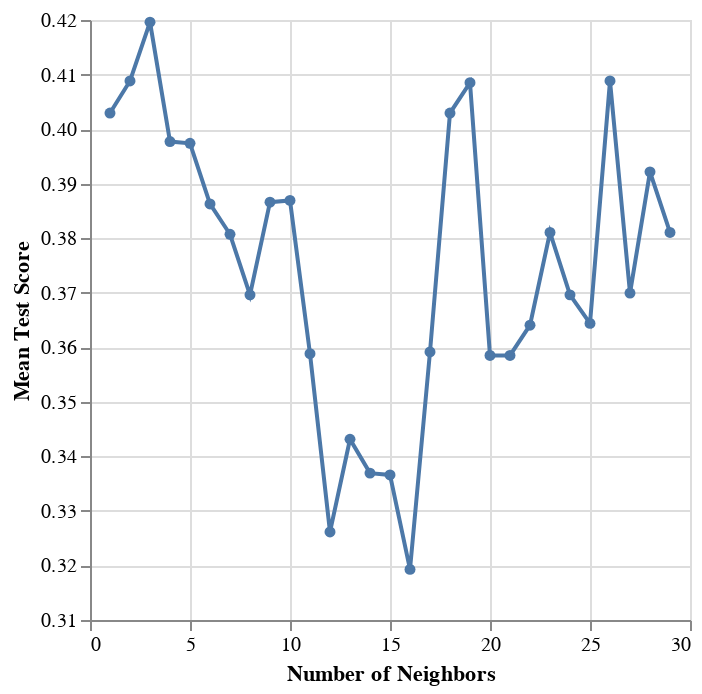

Write notebook code for a chart like this one.
### Code cell
cross_val_plot = alt.Chart(accuracies_grid).mark_line(point=True).encode(
    x=alt.X("param_kneighborsclassifier__n_neighbors").title("Number of Neighbors").scale(zero=False),
    y=alt.Y("mean_test_score").title("Mean Test Score").scale(zero=False))

cross_val_plot

### Figure 1 — Vega-Lite specification as saved in the notebook (floating-point values rounded to 4 significant figures)
{"config": {"view": {"continuousWidth": 300, "continuousHeight": 300}}, "data": {"name": "data-7e8e0b3f9b64d7ec4a8b42329e19dbae"}, "mark": {"type": "line", "point": true}, "encoding": {"x": {"field": "param_kneighborsclassifier__n_neighbors", "scale": {"zero": false}, "title": "Number of Neighbors", "type": "quantitative"}, "y": {"field": "mean_test_score", "scale": {"zero": false}, "title": "Mean Test Score", "type": "quantitative"}}, "$schema": "https://vega.github.io/schema/vega-lite/v5.20.1.json", "datasets": {"data-7e8e0b3f9b64d7ec4a8b42329e19dbae": [{"mean_fit_time": 0.003436, "std_fit_time": 0.0002107, "mean_score_time": 0.003364, "std_score_time": 0.0001195, "param_kneighborsclassifier__n_neighbors": 1, "params": {"kneighborsclassifier__n_neighbors": 1}, "split0_test_score": 0.5, "split1_test_score": 0.5, "split2_test_score": 0.5556, "split3_test_score": 0.4444, "split4_test_score": 0.4444, "split5_test_score": 0.4444, "split6_test_score": 0.2778, "split7_test_score": 0.3333, "split8_test_score": 0.2941, "split9_test_score": 0.2353, "mean_test_score": 0.4029, "std_test_score": 0.1038, "rank_test_score": 5, "split0_train_score": 0.475, "split1_train_score": 0.4938, "split2_train_score": 0.475, "split3_train_score": 0.4375, "split4_train_score": 0.4375, "split5_train_score": 0.4562, "split6_train_score": 0.4688, "split7_train_score": 0.45, "split8_train_score": 0.4783, "split9_train_score": 0.4472, "mean_train_score": 0.4619, "std_train_score": 0.01803}, {"mean_fit_time": 0.003341, "std_fit_time": 8.673e-05, "mean_score_time": 0.003331, "std_score_time": 0.000111, "param_kneighborsclassifier__n_neighbors": 2, "params": {"kneighborsclassifier__n_neighbors": 2}, "split0_test_score": 0.3889, "split1_test_score": 0.6111, "split2_test_score": 0.5, "split3_test_score": 0.4444, "split4_test_score": 0.6111, "split5_test_score": 0.3333, "split6_test_score": 0.3889, "split7_test_score": 0.2222, "split8_test_score": 0.2941, "split9_test_score": 0.2941, "mean_test_score": 0.4088, "std_test_score": 0.1261, "rank_test_score": 2, "split0_train_score": 0.4562, "split1_train_score": 0.4562, "split2_train_score": 0.4562, "split3_train_score": 0.4813, "split4_train_score": 0.5188, "split5_train_score": 0.525, "split6_train_score": 0.5125, "split7_train_score": 0.5437, "split8_train_score": 0.5528, "split9_train_score": 0.5217, "mean_train_score": 0.5025, "std_train_score": 0.03513}, {"mean_fit_time": 0.003516, "std_fit_time": 0.0003775, "mean_score_time": 0.003887, "std_score_time": 0.001497, "param_kneighborsclassifier__n_neighbors": 3, "params": {"kneighborsclassifier__n_neighbors": 3}, "split0_test_score": 0.3889, "split1_test_score": 0.6111, "split2_test_score": 0.6111, "split3_test_score": 0.4444, "split4_test_score": 0.5, "split5_test_score": 0.5, "split6_test_score": 0.3333, "split7_test_score": 0.2778, "split8_test_score": 0.2353, "split9_test_score": 0.2941, "mean_test_score": 0.4196, "std_test_score": 0.1285, "rank_test_score": 1, "split0_train_score": 0.4562, "split1_train_score": 0.4813, "split2_train_score": 0.5125, "split3_train_score": 0.5125, "split4_train_score": 0.5062, "split5_train_score": 0.525, "split6_train_score": 0.525, "split7_train_score": 0.5188, "split8_train_score": 0.5466, "split9_train_score": 0.5217, "mean_train_score": 0.5106, "std_train_score": 0.02396}, {"mean_fit_time": 0.003246, "std_fit_time": 2.276e-05, "mean_score_time": 0.003198, "std_score_time": 3.261e-05, "param_kneighborsclassifier__n_neighbors": 4, "params": {"kneighborsclassifier__n_neighbors": 4}, "split0_test_score": 0.3889, "split1_test_score": 0.5556, "split2_test_score": 0.4444, "split3_test_score": 0.4444, "split4_test_score": 0.5, "split5_test_score": 0.4444, "split6_test_score": 0.3889, "split7_test_score": 0.2222, "split8_test_score": 0.2941, "split9_test_score": 0.2941, "mean_test_score": 0.3977, "std_test_score": 0.09713, "rank_test_score": 7, "split0_train_score": 0.45, "split1_train_score": 0.4375, "split2_train_score": 0.4625, "split3_train_score": 0.4938, "split4_train_score": 0.4875, "split5_train_score": 0.5062, "split6_train_score": 0.5, "split7_train_score": 0.525, "split8_train_score": 0.5155, "split9_train_score": 0.5217, "mean_train_score": 0.49, "std_train_score": 0.02895}, {"mean_fit_time": 0.003277, "std_fit_time": 8.29e-05, "mean_score_time": 0.003183, "std_score_time": 1.772e-05, "param_kneighborsclassifier__n_neighbors": 5, "params": {"kneighborsclassifier__n_neighbors": 5}, "split0_test_score": 0.5, "split1_test_score": 0.4444, "split2_test_score": 0.4444, "split3_test_score": 0.4444, "split4_test_score": 0.5, "split5_test_score": 0.4444, "split6_test_score": 0.3889, "split7_test_score": 0.2778, "split8_test_score": 0.2941, "split9_test_score": 0.2353, "mean_test_score": 0.3974, "std_test_score": 0.09013, "rank_test_score": 8, "split0_train_score": 0.4938, "split1_train_score": 0.4813, "split2_train_score": 0.4313, "split3_train_score": 0.4813, "split4_train_score": 0.5, "split5_train_score": 0.5062, "split6_train_score": 0.5062, "split7_train_score": 0.525, "split8_train_score": 0.5217, "split9_train_score": 0.528, "mean_train_score": 0.4975, "std_train_score": 0.02713}, {"mean_fit_time": 0.003238, "std_fit_time": 4.201e-05, "mean_score_time": 0.003171, "std_score_time": 2.996e-05, "param_kneighborsclassifier__n_neighbors": 6, "params": {"kneighborsclassifier__n_neighbors": 6}, "split0_test_score": 0.5, "split1_test_score": 0.5, "split2_test_score": 0.4444, "split3_test_score": 0.3889, "split4_test_score": 0.5, "split5_test_score": 0.5, "split6_test_score": 0.3333, "split7_test_score": 0.1667, "split8_test_score": 0.1765, "split9_test_score": 0.3529, "mean_test_score": 0.3863, "std_test_score": 0.123, "rank_test_score": 12, "split0_train_score": 0.4813, "split1_train_score": 0.4625, "split2_train_score": 0.4062, "split3_train_score": 0.4813, "split4_train_score": 0.4813, "split5_train_score": 0.5, "split6_train_score": 0.5, "split7_train_score": 0.4938, "split8_train_score": 0.5342, "split9_train_score": 0.5217, "mean_train_score": 0.4862, "std_train_score": 0.03321}, {"mean_fit_time": 0.003344, "std_fit_time": 0.0003366, "mean_score_time": 0.003216, "std_score_time": 7.737e-05, "param_kneighborsclassifier__n_neighbors": 7, "params": {"kneighborsclassifier__n_neighbors": 7}, "split0_test_score": 0.5, "split1_test_score": 0.5, "split2_test_score": 0.4444, "split3_test_score": 0.3889, "split4_test_score": 0.5, "split5_test_score": 0.3889, "split6_test_score": 0.2778, "split7_test_score": 0.2778, "split8_test_score": 0.2353, "split9_test_score": 0.2941, "mean_test_score": 0.3807, "std_test_score": 0.09835, "rank_test_score": 15, "split0_train_score": 0.4625, "split1_train_score": 0.475, "split2_train_score": 0.4188, "split3_train_score": 0.475, "split4_train_score": 0.5062, "split5_train_score": 0.5, "split6_train_score": 0.5125, "split7_train_score": 0.4688, "split8_train_score": 0.5217, "split9_train_score": 0.5155, "mean_train_score": 0.4856, "std_train_score": 0.03012}, {"mean_fit_time": 0.003225, "std_fit_time": 1.126e-05, "mean_score_time": 0.0033, "std_score_time": 0.0003717, "param_kneighborsclassifier__n_neighbors": 8, "params": {"kneighborsclassifier__n_neighbors": 8}, "split0_test_score": 0.5, "split1_test_score": 0.5556, "split2_test_score": 0.3889, "split3_test_score": 0.3889, "split4_test_score": 0.3333, "split5_test_score": 0.4444, "split6_test_score": 0.2222, "split7_test_score": 0.3333, "split8_test_score": 0.2353, "split9_test_score": 0.2941, "mean_test_score": 0.3696, "std_test_score": 0.103, "rank_test_score": 17, "split0_train_score": 0.4562, "split1_train_score": 0.4688, "split2_train_score": 0.4125, "split3_train_score": 0.425, "split4_train_score": 0.475, "split5_train_score": 0.4688, "split6_train_score": 0.5062, "split7_train_score": 0.5, "split8_train_score": 0.4596, "split9_train_score": 0.5155, "mean_train_score": 0.4688, "std_train_score": 0.03151}, {"mean_fit_time": 0.003212, "std_fit_time": 1.076e-05, "mean_score_time": 0.003169, "std_score_time": 1.819e-05, "param_kneighborsclassifier__n_neighbors": 9, "params": {"kneighborsclassifier__n_neighbors": 9}, "split0_test_score": 0.5, "split1_test_score": 0.4444, "split2_test_score": 0.5556, "split3_test_score": 0.3889, "split4_test_score": 0.4444, "split5_test_score": 0.3889, "split6_test_score": 0.2222, "split7_test_score": 0.3333, "split8_test_score": 0.2353, "split9_test_score": 0.3529, "mean_test_score": 0.3866, "std_test_score": 0.101, "rank_test_score": 11, "split0_train_score": 0.4938, "split1_train_score": 0.4437, "split2_train_score": 0.4625, "split3_train_score": 0.4875, "split4_train_score": 0.4875, "split5_train_score": 0.4813, "split6_train_score": 0.5, "split7_train_score": 0.475, "split8_train_score": 0.4969, "split9_train_score": 0.4907, "mean_train_score": 0.4819, "std_train_score": 0.01647}, {"mean_fit_time": 0.003406, "std_fit_time": 0.0003882, "mean_score_time": 0.003185, "std_score_time": 2.937e-05, "param_kneighborsclassifier__n_neighbors": 10, "params": {"kneighborsclassifier__n_neighbors": 10}, "split0_test_score": 0.5, "split1_test_score": 0.5556, "split2_test_score": 0.3889, "split3_test_score": 0.4444, "split4_test_score": 0.3889, "split5_test_score": 0.3889, "split6_test_score": 0.2778, "split7_test_score": 0.2778, "split8_test_score": 0.2353, "split9_test_score": 0.4118, "mean_test_score": 0.3869, "std_test_score": 0.0959, "rank_test_score": 10, "split0_train_score": 0.4625, "split1_train_score": 0.45, "split2_train_score": 0.4437, "split3_train_score": 0.45, "split4_train_score": 0.475, "split5_train_score": 0.475, "split6_train_score": 0.4875, "split7_train_score": 0.5, "split8_train_score": 0.4845, "split9_train_score": 0.472, "mean_train_score": 0.47, "std_train_score": 0.01736}, {"mean_fit_time": 0.003209, "std_fit_time": 3.029e-05, "mean_score_time": 0.003176, "std_score_time": 2.6e-05, "param_kneighborsclassifier__n_neighbors": 11, "params": {"kneighborsclassifier__n_neighbors": 11}, "split0_test_score": 0.5, "split1_test_score": 0.3889, "split2_test_score": 0.3333, "split3_test_score": 0.4444, "split4_test_score": 0.3889, "split5_test_score": 0.3889, "split6_test_score": 0.3333, "split7_test_score": 0.2222, "split8_test_score": 0.2353, "split9_test_score": 0.3529, "mean_test_score": 0.3588, "std_test_score": 0.08076, "rank_test_score": 22, "split0_train_score": 0.475, "split1_train_score": 0.4, "split2_train_score": 0.4313, "split3_train_score": 0.4688, "split4_train_score": 0.5, "split5_train_score": 0.4688, "split6_train_score": 0.475, "split7_train_score": 0.4625, "split8_train_score": 0.4845, "split9_train_score": 0.4907, "mean_train_score": 0.4656, "std_train_score": 0.02803}, {"mean_fit_time": 0.003227, "std_fit_time": 6.546e-05, "mean_score_time": 0.003171, "std_score_time": 3.646e-05, "param_kneighborsclassifier__n_neighbors": 12, "params": {"kneighborsclassifier__n_neighbors": 12}, "split0_test_score": 0.5, "split1_test_score": 0.3333, "split2_test_score": 0.2778, "split3_test_score": 0.3889, "split4_test_score": 0.2778, "split5_test_score": 0.2778, "split6_test_score": 0.2222, "split7_test_score": 0.2778, "split8_test_score": 0.3529, "split9_test_score": 0.3529, "mean_test_score": 0.3261, "std_test_score": 0.0747, "rank_test_score": 28, "split0_train_score": 0.475, "split1_train_score": 0.3688, "split2_train_score": 0.4375, "split3_train_score": 0.4062, "split4_train_score": 0.4625, "split5_train_score": 0.375, "split6_train_score": 0.4375, "split7_train_score": 0.3875, "split8_train_score": 0.4224, "split9_train_score": 0.4099, "mean_train_score": 0.4182, "std_train_score": 0.03379}, {"mean_fit_time": 0.003247, "std_fit_time": 9.086e-05, "mean_score_time": 0.003172, "std_score_time": 2.142e-05, "param_kneighborsclassifier__n_neighbors": 13, "params": {"kneighborsclassifier__n_neighbors": 13}, "split0_test_score": 0.5, "split1_test_score": 0.2778, "split2_test_score": 0.2778, "split3_test_score": 0.3889, "split4_test_score": 0.2778, "split5_test_score": 0.3333, "split6_test_score": 0.2222, "split7_test_score": 0.3889, "split8_test_score": 0.4118, "split9_test_score": 0.3529, "mean_test_score": 0.3431, "std_test_score": 0.07819, "rank_test_score": 25, "split0_train_score": 0.4562, "split1_train_score": 0.375, "split2_train_score": 0.4062, "split3_train_score": 0.3937, "split4_train_score": 0.4375, "split5_train_score": 0.4, "split6_train_score": 0.4437, "split7_train_score": 0.4062, "split8_train_score": 0.3913, "split9_train_score": 0.4037, "mean_train_score": 0.4114, "std_train_score": 0.02454}, {"mean_fit_time": 0.00322, "std_fit_time": 3.482e-05, "mean_score_time": 0.003186, "std_score_time": 3.309e-05, "param_kneighborsclassifier__n_neighbors": 14, "params": {"kneighborsclassifier__n_neighbors": 14}, "split0_test_score": 0.5, "split1_test_score": 0.3333, "split2_test_score": 0.3333, "split3_test_score": 0.3889, "split4_test_score": 0.1667, "split5_test_score": 0.3333, "split6_test_score": 0.2778, "split7_test_score": 0.3889, "split8_test_score": 0.2941, "split9_test_score": 0.3529, "mean_test_score": 0.3369, "std_test_score": 0.08161, "rank_test_score": 26, "split0_train_score": 0.4562, "split1_train_score": 0.3875, "split2_train_score": 0.4125, "split3_train_score": 0.3875, "split4_train_score": 0.4375, "split5_train_score": 0.3937, "split6_train_score": 0.4313, "split7_train_score": 0.4, "split8_train_score": 0.4037, "split9_train_score": 0.3727, "mean_train_score": 0.4083, "std_train_score": 0.02476}, {"mean_fit_time": 0.003352, "std_fit_time": 0.0003322, "mean_score_time": 0.003188, "std_score_time": 3.573e-05, "param_kneighborsclassifier__n_neighbors": 15, "params": {"kneighborsclassifier__n_neighbors": 15}, "split0_test_score": 0.3889, "split1_test_score": 0.4444, "split2_test_score": 0.3333, "split3_test_score": 0.4444, "split4_test_score": 0.1667, "split5_test_score": 0.3889, "split6_test_score": 0.2222, "split7_test_score": 0.3889, "split8_test_score": 0.1765, "split9_test_score": 0.4118, "mean_test_score": 0.3366, "std_test_score": 0.1023, "rank_test_score": 27, "split0_train_score": 0.45, "split1_train_score": 0.4188, "split2_train_score": 0.4313, "split3_train_score": 0.4375, "split4_train_score": 0.4437, "split5_train_score": 0.4375, "split6_train_score": 0.4375, "split7_train_score": 0.4, "split8_train_score": 0.4596, "split9_train_score": 0.4224, "mean_train_score": 0.4338, "std_train_score": 0.01605}, {"mean_fit_time": 0.003307, "std_fit_time": 0.0002157, "mean_score_time": 0.00325, "std_score_time": 0.0001078, "param_kneighborsclassifier__n_neighbors": 16, "params": {"kneighborsclassifier__n_neighbors": 16}, "split0_test_score": 0.2778, "split1_test_score": 0.4444, "split2_test_score": 0.3333, "split3_test_score": 0.4444, "split4_test_score": 0.2778, "split5_test_score": 0.3889, "split6_test_score": 0.2778, "split7_test_score": 0.2778, "split8_test_score": 0.1765, "split9_test_score": 0.2941, "mean_test_score": 0.3193, "std_test_score": 0.08018, "rank_test_score": 29, "split0_train_score": 0.4188, "split1_train_score": 0.3875, "split2_train_score": 0.4313, "split3_train_score": 0.4437, "split4_train_score": 0.4813, "split5_train_score": 0.4375, "split6_train_score": 0.475, "split7_train_score": 0.4562, "split8_train_score": 0.4783, "split9_train_score": 0.4534, "mean_train_score": 0.4463, "std_train_score": 0.02783}, {"mean_fit_time": 0.003354, "std_fit_time": 0.0003519, "mean_score_time": 0.003283, "std_score_time": 0.0002127, "param_kneighborsclassifier__n_neighbors": 17, "params": {"kneighborsclassifier__n_neighbors": 17}, "split0_test_score": 0.3889, "split1_test_score": 0.5, "split2_test_score": 0.5556, "split3_test_score": 0.3889, "split4_test_score": 0.1667, "split5_test_score": 0.3889, "split6_test_score": 0.2222, "split7_test_score": 0.3333, "split8_test_score": 0.2353, "split9_test_score": 0.4118, "mean_test_score": 0.3592, "std_test_score": 0.1165, "rank_test_score": 21, "split0_train_score": 0.4313, "split1_train_score": 0.4, "split2_train_score": 0.45, "split3_train_score": 0.3937, "split4_train_score": 0.4125, "split5_train_score": 0.4375, "split6_train_score": 0.475, "split7_train_score": 0.4437, "split8_train_score": 0.4783, "split9_train_score": 0.441, "mean_train_score": 0.4363, "std_train_score": 0.02692}, {"mean_fit_time": 0.003382, "std_fit_time": 0.0002923, "mean_score_time": 0.00326, "std_score_time": 8.471e-05, "param_kneighborsclassifier__n_neighbors": 18, "params": {"kneighborsclassifier__n_neighbors": 18}, "split0_test_score": 0.3889, "split1_test_score": 0.6111, "split2_test_score": 0.6111, "split3_test_score": 0.4444, "split4_test_score": 0.3889, "split5_test_score": 0.3889, "split6_test_score": 0.3333, "split7_test_score": 0.3333, "split8_test_score": 0.1765, "split9_test_score": 0.3529, "mean_test_score": 0.4029, "std_test_score": 0.1235, "rank_test_score": 5, "split0_train_score": 0.4688, "split1_train_score": 0.4125, "split2_train_score": 0.425, "split3_train_score": 0.4437, "split4_train_score": 0.4437, "split5_train_score": 0.4437, "split6_train_score": 0.4875, "split7_train_score": 0.45, "split8_train_score": 0.5155, "split9_train_score": 0.4472, "mean_train_score": 0.4538, "std_train_score": 0.0284}, {"mean_fit_time": 0.003238, "std_fit_time": 4.437e-05, "mean_score_time": 0.003199, "std_score_time": 3.338e-05, "param_kneighborsclassifier__n_neighbors": 19, "params": {"kneighborsclassifier__n_neighbors": 19}, "split0_test_score": 0.4444, "split1_test_score": 0.7222, "split2_test_score": 0.4444, "split3_test_score": 0.4444, "split4_test_score": 0.3889, "split5_test_score": 0.3889, "split6_test_score": 0.3889, "split7_test_score": 0.3333, "split8_test_score": 0.1765, "split9_test_score": 0.3529, "mean_test_score": 0.4085, "std_test_score": 0.1289, "rank_test_score": 4, "split0_train_score": 0.4875, "split1_train_score": 0.4562, "split2_train_score": 0.3937, "split3_train_score": 0.4375, "split4_train_score": 0.45, "split5_train_score": 0.3937, "split6_train_score": 0.4, "split7_train_score": 0.4625, "split8_train_score": 0.472, "split9_train_score": 0.4472, "mean_train_score": 0.4401, "std_train_score": 0.03176}, {"mean_fit_time": 0.003209, "std_fit_time": 4.182e-05, "mean_score_time": 0.003166, "std_score_time": 2.481e-05, "param_kneighborsclassifier__n_neighbors": 20, "params": {"kneighborsclassifier__n_neighbors": 20}, "split0_test_score": 0.4444, "split1_test_score": 0.5, "split2_test_score": 0.4444, "split3_test_score": 0.3889, "split4_test_score": 0.2778, "split5_test_score": 0.3889, "split6_test_score": 0.3333, "split7_test_score": 0.2778, "split8_test_score": 0.1765, "split9_test_score": 0.3529, "mean_test_score": 0.3585, "std_test_score": 0.09136, "rank_test_score": 24, "split0_train_score": 0.4875, "split1_train_score": 0.3812, "split2_train_score": 0.4125, "split3_train_score": 0.4125, "split4_train_score": 0.4625, "split5_train_score": 0.4437, "split6_train_score": 0.5062, "split7_train_score": 0.45, "split8_train_score": 0.472, "split9_train_score": 0.4286, "mean_train_score": 0.4457, "std_train_score": 0.03614}, {"mean_fit_time": 0.003191, "std_fit_time": 1.762e-05, "mean_score_time": 0.003169, "std_score_time": 1.638e-05, "param_kneighborsclassifier__n_neighbors": 21, "params": {"kneighborsclassifier__n_neighbors": 21}, "split0_test_score": 0.4444, "split1_test_score": 0.5, "split2_test_score": 0.3889, "split3_test_score": 0.3889, "split4_test_score": 0.3889, "split5_test_score": 0.3889, "split6_test_score": 0.3333, "split7_test_score": 0.2222, "split8_test_score": 0.1765, "split9_test_score": 0.3529, "mean_test_score": 0.3585, "std_test_score": 0.09136, "rank_test_score": 23, "split0_train_score": 0.4875, "split1_train_score": 0.3812, "split2_train_score": 0.4188, "split3_train_score": 0.4313, "split4_train_score": 0.45, "split5_train_score": 0.4437, "split6_train_score": 0.4813, "split7_train_score": 0.45, "split8_train_score": 0.4907, "split9_train_score": 0.4286, "mean_train_score": 0.4463, "std_train_score": 0.03233}, {"mean_fit_time": 0.003186, "std_fit_time": 3.289e-05, "mean_score_time": 0.003168, "std_score_time": 3.527e-05, "param_kneighborsclassifier__n_neighbors": 22, "params": {"kneighborsclassifier__n_neighbors": 22}, "split0_test_score": 0.4444, "split1_test_score": 0.5, "split2_test_score": 0.3889, "split3_test_score": 0.3889, "split4_test_score": 0.3889, "split5_test_score": 0.3889, "split6_test_score": 0.3889, "split7_test_score": 0.2222, "split8_test_score": 0.1765, "split9_test_score": 0.3529, "mean_test_score": 0.3641, "std_test_score": 0.09135, "rank_test_score": 20, "split0_train_score": 0.4813, "split1_train_score": 0.3875, "split2_train_score": 0.4313, "split3_train_score": 0.4313, "split4_train_score": 0.4625, "split5_train_score": 0.4437, "split6_train_score": 0.475, "split7_train_score": 0.4375, "split8_train_score": 0.472, "split9_train_score": 0.4286, "mean_train_score": 0.4451, "std_train_score": 0.02695}, {"mean_fit_time": 0.003194, "std_fit_time": 6.434e-05, "mean_score_time": 0.003157, "std_score_time": 1.512e-05, "param_kneighborsclassifier__n_neighbors": 23, "params": {"kneighborsclassifier__n_neighbors": 23}, "split0_test_score": 0.3889, "split1_test_score": 0.6111, "split2_test_score": 0.4444, "split3_test_score": 0.3889, "split4_test_score": 0.3333, "split5_test_score": 0.3889, "split6_test_score": 0.4444, "split7_test_score": 0.2222, "split8_test_score": 0.1765, "split9_test_score": 0.4118, "mean_test_score": 0.381, "std_test_score": 0.1147, "rank_test_score": 14, "split0_train_score": 0.4375, "split1_train_score": 0.425, "split2_train_score": 0.4375, "split3_train_score": 0.45, "split4_train_score": 0.4688, "split5_train_score": 0.425, "split6_train_score": 0.4437, "split7_train_score": 0.45, "split8_train_score": 0.472, "split9_train_score": 0.4596, "mean_train_score": 0.4469, "std_train_score": 0.01561}, {"mean_fit_time": 0.003369, "std_fit_time": 0.0004622, "mean_score_time": 0.003211, "std_score_time": 7.523e-05, "param_kneighborsclassifier__n_neighbors": 24, "params": {"kneighborsclassifier__n_neighbors": 24}, "split0_test_score": 0.4444, "split1_test_score": 0.5556, "split2_test_score": 0.3889, "split3_test_score": 0.3889, "split4_test_score": 0.3333, "split5_test_score": 0.3889, "split6_test_score": 0.4444, "split7_test_score": 0.2222, "split8_test_score": 0.1765, "split9_test_score": 0.3529, "mean_test_score": 0.3696, "std_test_score": 0.1037, "rank_test_score": 18, "split0_train_score": 0.4562, "split1_train_score": 0.4125, "split2_train_score": 0.4375, "split3_train_score": 0.4313, "split4_train_score": 0.4625, "split5_train_score": 0.4375, "split6_train_score": 0.4437, "split7_train_score": 0.4688, "split8_train_score": 0.4658, "split9_train_score": 0.4472, "mean_train_score": 0.4463, "std_train_score": 0.01667}, {"mean_fit_time": 0.003369, "std_fit_time": 0.0004217, "mean_score_time": 0.003213, "std_score_time": 6.959e-05, "param_kneighborsclassifier__n_neighbors": 25, "params": {"kneighborsclassifier__n_neighbors": 25}, "split0_test_score": 0.3889, "split1_test_score": 0.5, "split2_test_score": 0.4444, "split3_test_score": 0.3889, "split4_test_score": 0.3333, "split5_test_score": 0.3889, "split6_test_score": 0.3889, "split7_test_score": 0.2222, "split8_test_score": 0.1765, "split9_test_score": 0.4118, "mean_test_score": 0.3644, "std_test_score": 0.0927, "rank_test_score": 19, "split0_train_score": 0.4562, "split1_train_score": 0.4125, "split2_train_score": 0.45, "split3_train_score": 0.4313, "split4_train_score": 0.45, "split5_train_score": 0.4437, "split6_train_score": 0.45, "split7_train_score": 0.4688, "split8_train_score": 0.4658, "split9_train_score": 0.4596, "mean_train_score": 0.4488, "std_train_score": 0.01586}, {"mean_fit_time": 0.003308, "std_fit_time": 0.000246, "mean_score_time": 0.003207, "std_score_time": 2.868e-05, "param_kneighborsclassifier__n_neighbors": 26, "params": {"kneighborsclassifier__n_neighbors": 26}, "split0_test_score": 0.4444, "split1_test_score": 0.6667, "split2_test_score": 0.5556, "split3_test_score": 0.3889, "split4_test_score": 0.4444, "split5_test_score": 0.3889, "split6_test_score": 0.4444, "split7_test_score": 0.1667, "split8_test_score": 0.2353, "split9_test_score": 0.3529, "mean_test_score": 0.4088, "std_test_score": 0.1358, "rank_test_score": 2, "split0_train_score": 0.4375, "split1_train_score": 0.4188, "split2_train_score": 0.475, "split3_train_score": 0.425, "split4_train_score": 0.45, "split5_train_score": 0.425, "split6_train_score": 0.425, "split7_train_score": 0.4688, "split8_train_score": 0.4534, "split9_train_score": 0.4286, "mean_train_score": 0.4407, "std_train_score": 0.01895}, {"mean_fit_time": 0.003207, "std_fit_time": 1.904e-05, "mean_score_time": 0.003211, "std_score_time": 7.059e-05, "param_kneighborsclassifier__n_neighbors": 27, "params": {"kneighborsclassifier__n_neighbors": 27}, "split0_test_score": 0.4444, "split1_test_score": 0.5, "split2_test_score": 0.4444, "split3_test_score": 0.3889, "split4_test_score": 0.4444, "split5_test_score": 0.3889, "split6_test_score": 0.3333, "split7_test_score": 0.1667, "split8_test_score": 0.2353, "split9_test_score": 0.3529, "mean_test_score": 0.3699, "std_test_score": 0.09766, "rank_test_score": 16, "split0_train_score": 0.4625, "split1_train_score": 0.4188, "split2_train_score": 0.45, "split3_train_score": 0.425, "split4_train_score": 0.4313, "split5_train_score": 0.4437, "split6_train_score": 0.45, "split7_train_score": 0.4313, "split8_train_score": 0.4596, "split9_train_score": 0.472, "mean_train_score": 0.4444, "std_train_score": 0.01664}, {"mean_fit_time": 0.003211, "std_fit_time": 1.976e-05, "mean_score_time": 0.003224, "std_score_time": 5.118e-05, "param_kneighborsclassifier__n_neighbors": 28, "params": {"kneighborsclassifier__n_neighbors": 28}, "split0_test_score": 0.5, "split1_test_score": 0.6667, "split2_test_score": 0.5, "split3_test_score": 0.3889, "split4_test_score": 0.3333, "split5_test_score": 0.3333, "split6_test_score": 0.4444, "split7_test_score": 0.1667, "split8_test_score": 0.2353, "split9_test_score": 0.3529, "mean_test_score": 0.3922, "std_test_score": 0.1361, "rank_test_score": 9, "split0_train_score": 0.4437, "split1_train_score": 0.4188, "split2_train_score": 0.4562, "split3_train_score": 0.4437, "split4_train_score": 0.4437, "split5_train_score": 0.4062, "split6_train_score": 0.4375, "split7_train_score": 0.45, "split8_train_score": 0.4783, "split9_train_score": 0.4534, "mean_train_score": 0.4432, "std_train_score": 0.01883}, {"mean_fit_time": 0.003238, "std_fit_time": 6.3e-05, "mean_score_time": 0.003254, "std_score_time": 0.0002171, "param_kneighborsclassifier__n_neighbors": 29, "params": {"kneighborsclassifier__n_neighbors": 29}, "split0_test_score": 0.5, "split1_test_score": 0.5, "split2_test_score": 0.5, "split3_test_score": 0.3889, "split4_test_score": 0.3333, "split5_test_score": 0.3889, "split6_test_score": 0.4444, "split7_test_score": 0.1667, "split8_test_score": 0.2353, "split9_test_score": 0.3529, "mean_test_score": 0.381, "std_test_score": 0.1081, "rank_test_score": 13, "split0_train_score": 0.4437, "split1_train_score": 0.4188, "split2_train_score": 0.4625, "split3_train_score": 0.4437, "split4_train_score": 0.4437, "split5_train_score": 0.4125, "split6_train_score": 0.4375, "split7_train_score": 0.45, "split8_train_score": 0.4596, "split9_train_score": 0.4658, "mean_train_score": 0.4438, "std_train_score": 0.01665}]}}
